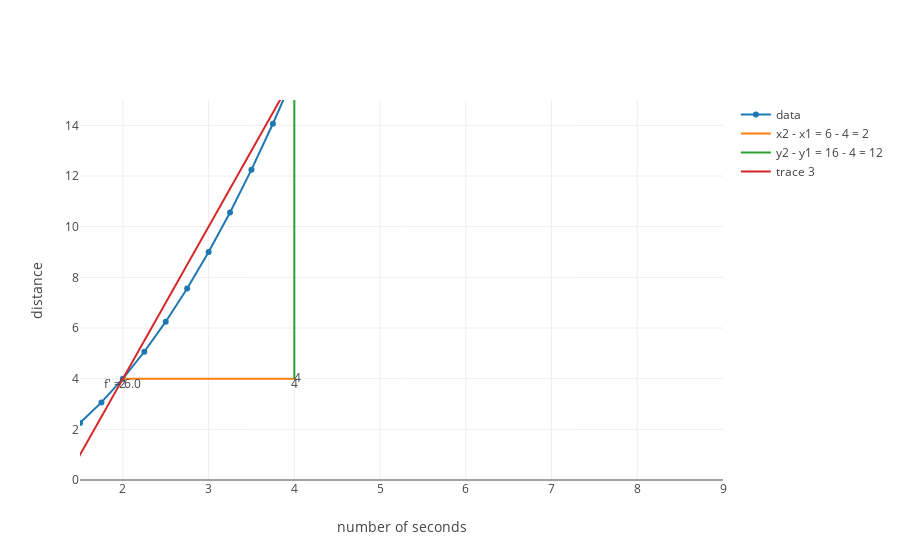

The cell this chart's notebook holds for it:
### Markdown cell above
As you can see, as $\Delta x $ approaches zero, $f'(2) $ approaches $ 4 $.  This convergance around one number as we change another number, is the **limit **.

### Code cell
from graph import plot

### See what happens as we make this number closer and closer to zero
# from 2 to 1 to .5 to .1 to .01
delta_x = 2

# plotting our initial function
four_seconds = list(map(lambda number: number/4.0 ,sixteen))
x_squared_outputs = list(map(lambda number: output_at(x_squared, number), four_seconds))
trace_x_squared = trace_values(four_seconds, x_squared_outputs, mode = 'line')


# plotting our delta_x, delta_f, and rate of change
x_squared_delta_x_at_2 = delta_x_trace([(1, 2)], 2, delta_x)
x_squared_delta_f_at_2 = delta_f_trace([(1, 2)], 2, delta_x)
tangent_x_squared_longer = tangent_line_delta([(1, 2)], 2, 4, delta_x)

layout = build_layout(x_axis = {'title': 'number of seconds', 
                                'range': [1.5, 1.5 + 7.5]}, 
                      y_axis = {'title': 'distance', 'range': [0, 15]})

plot([trace_x_squared, x_squared_delta_x_at_2, x_squared_delta_f_at_2, tangent_x_squared_longer], layout)

### Figure 1 — Plotly figure (JSON) as saved in the notebook; plotly's stock layout.template omitted (floating-point values rounded to 4 significant figures)
{"data": [{"mode": "line", "name": "data", "text": [], "x": [0, 0.25, 0.5, 0.75, 1, 1.25, 1.5, 1.75, 2, 2.25, 2.5, 2.75, 3, 3.25, 3.5, 3.75, 4], "y": [0, 0.0625, 0.25, 0.5625, 1, 1.562, 2.25, 3.062, 4, 5.062, 6.25, 7.562, 9, 10.56, 12.25, 14.06, 16]}, {"mode": "lines+text", "name": "x2 - x1 = 6 - 4 = 2", "text": ["2", "4"], "textposition": "bottom", "x": [2, 4], "y": [4, 4]}, {"mode": "lines+text", "name": "y2 - y1 = 16 - 4 = 12", "text": ["4", "16"], "textposition": "right", "x": [4, 4], "y": [4, 16]}, {"mode": "text+lines", "text": ["", "f' = 6.0", ""], "textposition": "bottom", "x": [0, 2, 4], "y": [-8, 4, 16]}], "layout": {"xaxis": {"range": [1.5, 9], "title": "number of seconds"}, "yaxis": {"range": [0, 15], "title": "distance"}}}
